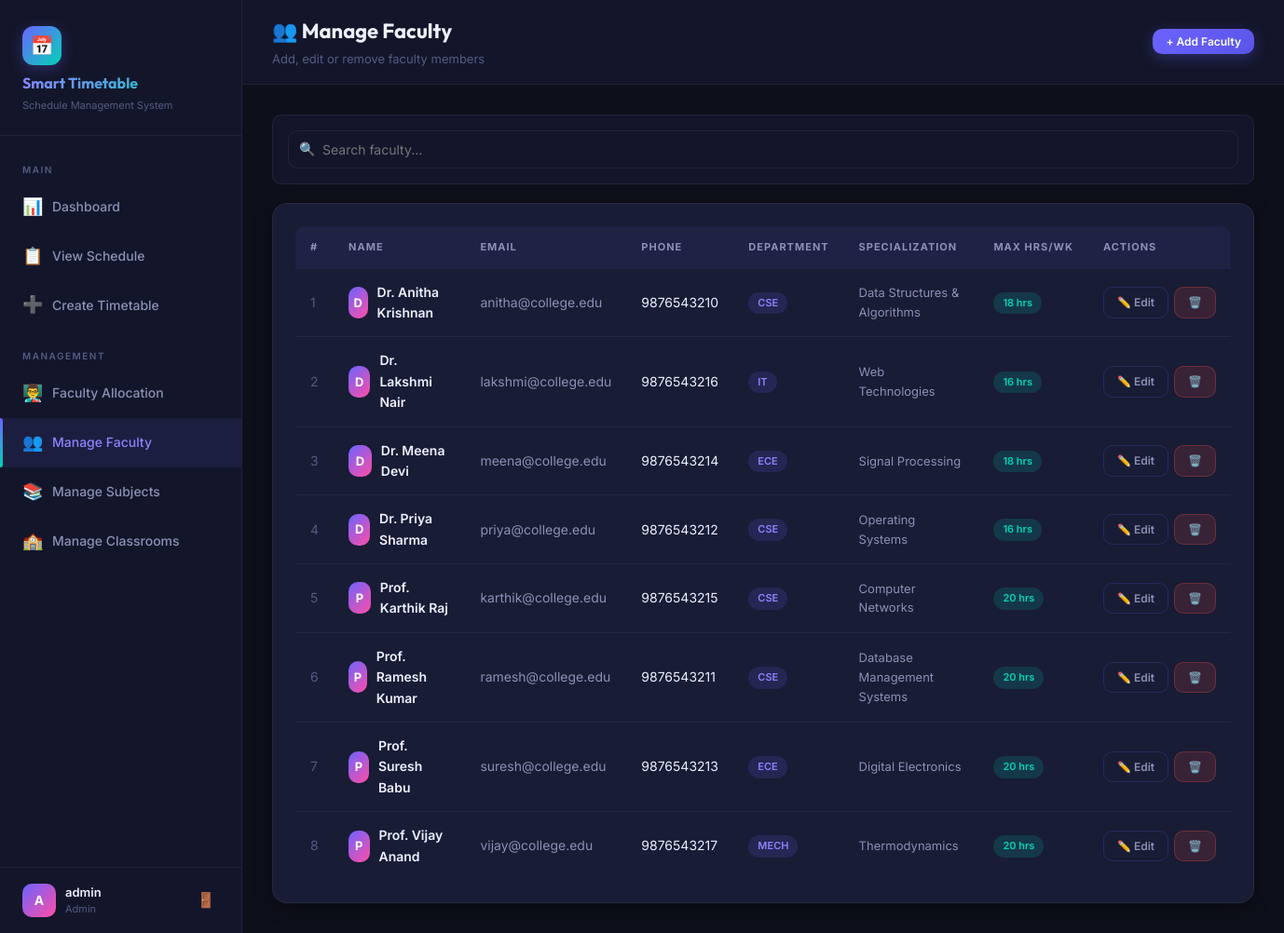
The app's page /manage_faculty.php (signed in) with its own data.
### tables this page shows
CREATE TABLE IF NOT EXISTS faculty (
    id INT AUTO_INCREMENT PRIMARY KEY,
    name VARCHAR(100) NOT NULL,
    email VARCHAR(100) UNIQUE NOT NULL,
    phone VARCHAR(20),
    department_id INT,
    specialization VARCHAR(150),
    max_hours_per_week INT DEFAULT 20,
    created_at TIMESTAMP DEFAULT CURRENT_TIMESTAMP,
    FOREIGN KEY (department_id) REFERENCES departments(id) ON DELETE SET NULL
);

CREATE TABLE IF NOT EXISTS departments (
    id INT AUTO_INCREMENT PRIMARY KEY,
    name VARCHAR(100) NOT NULL,
    code VARCHAR(20) NOT NULL UNIQUE,
    created_at TIMESTAMP DEFAULT CURRENT_TIMESTAMP
);

### manage_faculty.php (the view, shortened to what this page needs)
<?php
require_once 'db.php';
$faculty_list = $conn->query("
    SELECT f.*, d.name as dept_name, d.code as dept_code
    FROM faculty f LEFT JOIN departments d ON d.id=f.department_id
    ORDER BY f.name
")->fetch_all(MYSQLI_ASSOC);
?>
<!DOCTYPE html>
<html lang="en">
<head>
  <link rel="stylesheet" href="css/style.css">
</head>
<body>
<div class="app-layout">
  <?php include 'includes/sidebar.php'; ?>
  <div class="main-content">
    <div class="topbar">
      <div>
        <div class="topbar-title">👥 Manage Faculty</div>
        <div class="topbar-subtitle">Add, edit or remove faculty members</div>
      </div>
      <div class="topbar-actions">
        <button onclick="openModal('facultyModal')" class="btn btn-primary btn-sm">+ Add Faculty</button>
      </div>
    </div>
    <div class="page-content">
      <div class="filter-bar">
        <div class="search-input-wrap">
          <span class="search-icon">🔍</span>
          <input type="text" id="table-search" class="form-control search-input" placeholder="Search faculty...">
        </div>
      </div>
      <div class="card">
        <div class="table-wrapper">
          <table class="data-table">
            <thead>
              <tr><th>#</th><th>Name</th><th>Email</th><th>Phone</th><th>Department</th><th>Specialization</th><th>Max Hrs/Wk</th><th>Actions</th></tr>
            </thead>
            <tbody>
              <?php if (empty($faculty_list)): ?>
              <tr><td colspan="8"><div class="empty-state"><div class="empty-icon">👥</div><h3>No faculty added yet</h3></div></td></tr>
              <?php else: ?>
              <?php foreach ($faculty_list as $i => $f): ?>
              <tr>
                <td style="color:var(--text-muted)"><?= $i+1 ?></td>
                <td>
                  <div style="display:flex;align-items:center;gap:10px">
                    <div style="width:34px;height:34px;border-radius:10px;background:linear-gradient(135deg,var(--accent),var(--pink));display:flex;align-items:center;justify-content:center;font-weight:700;color:white;font-size:13px">
                      <?= strtoupper(substr($f['name'],0,1)) ?>
                    </div>
                    <span style="font-weight:600"><?= htmlspecialchars($f['name']) ?></span>
                  </div>
                </td>
                <td style="color:var(--text-secondary)"><?= htmlspecialchars($f['email']) ?></td>
                <td><?= htmlspecialchars($f['phone'] ?? '—') ?></td>
                <td><span class="badge badge-purple"><?= htmlspecialchars($f['dept_code'] ?? 'N/A') ?></span></td>
                <td style="font-size:13px;color:var(--text-secondary)"><?= htmlspecialchars($f['specialization'] ?? '—') ?></td>
                <td><span class="badge badge-teal"><?= $f['max_hours_per_week'] ?> hrs</span></td>
                <td>
                  <div style="display:flex;gap:6px">
                    <a href="manage_faculty.php?edit=<?=$f['id']?>" class="btn btn-outline btn-sm">✏️ Edit</a>
                    <a href="#" onclick="confirmDelete('manage_faculty.php?delete=<?=$f['id']?>','<?= htmlspecialchars($f['name']) ?>')" class="btn btn-danger btn-sm">🗑️</a>
                  </div>
                </td>
              </tr>
              <?php endforeach; ?>
              <?php endif; ?>
            </tbody>
          </table>
        </div>
      </div>
    </div>
  </div>
</div>
</body>
</html>

### css/style.css (style rules this page uses)
:root { --bg-primary: #0d0f1a; --bg-secondary: #13162a; --bg-card: #181c35; --bg-glass: rgba(255,255,255,0.05); --accent: #6c63ff; --accent-light: #8b84ff; --accent-glow: rgba(108,99,255,0.3); --teal: #00d4b8; --teal-glow: rgba(0,212,184,0.2); --orange: #ff6b35; --pink: #ff4da6; --green: #2ecc71; --red: #e74c3c; --yellow: #f39c12; --text-primary: #eef0ff; --text-secondary: #8b90b5; --text-muted: #555a82; --border: rgba(108,99,255,0.2); --border-light: rgba(255,255,255,0.06); --shadow: 0 8px 32px rgba(0,0,0,0.4); --shadow-card: 0 4px 20px rgba(0,0,0,0.3); --radius: 16px; --radius-sm: 10px; --sidebar-w: 260px; --transition: all 0.3s cubic-bezier(0.4,0,0.2,1); }
*, *::before, *::after { box-sizing: border-box; margin: 0; padding: 0; }
html { scroll-behavior: smooth; }
body { font-family: 'Inter', sans-serif; background: var(--bg-primary); color: var(--text-primary); min-height: 100vh; line-height: 1.6; }
a { text-decoration: none; color: inherit; }
button, input, select, textarea { font-family: inherit; }
.app-layout { display: flex; min-height: 100vh; }
.main-content { margin-left: var(--sidebar-w); flex: 1; display: flex; flex-direction: column; min-height: 100vh; }
.topbar { background: var(--bg-secondary); border-bottom: 1px solid var(--border-light); padding: 16px 32px; display: flex; align-items: center; justify-content: space-between; position: sticky; top: 0; z-index: 50; backdrop-filter: blur(10px); }
.topbar-title { font-size: 22px; font-weight: 700; font-family: 'Outfit', sans-serif; color: var(--text-primary); }
.topbar-subtitle { font-size: 13px; color: var(--text-muted); margin-top: 2px; }
.topbar-actions { display: flex; align-items: center; gap: 12px; }
.page-content { padding: 32px; flex: 1; }
.card { background: var(--bg-card); border: 1px solid var(--border-light); border-radius: var(--radius); padding: 24px; box-shadow: var(--shadow-card); transition: var(--transition); }
.btn { display: inline-flex; align-items: center; gap: 8px; padding: 10px 20px; border-radius: var(--radius-sm); font-size: 14px; font-weight: 600; cursor: pointer; border: none; transition: var(--transition); white-space: nowrap; }
.btn-primary { background: linear-gradient(135deg, var(--accent), #5a54e8); color: white; box-shadow: 0 4px 15px var(--accent-glow); }
.btn-outline { background: transparent; border: 1px solid var(--border); color: var(--text-secondary); }
.btn-danger { background: rgba(231,76,60,0.15); color: var(--red); border: 1px solid rgba(231,76,60,0.3); }
.btn-sm { padding: 6px 14px; font-size: 12px; }
.form-control { background: var(--bg-secondary); border: 1px solid var(--border-light); border-radius: var(--radius-sm); padding: 11px 14px; color: var(--text-primary); font-size: 14px; transition: var(--transition); outline: none; width: 100%; }
.table-wrapper { overflow-x: auto; border-radius: var(--radius-sm); }
.data-table { width: 100%; border-collapse: collapse; }
.data-table th { background: rgba(108,99,255,0.08); color: var(--text-secondary); font-size: 11px; font-weight: 700; text-transform: uppercase; letter-spacing: 1px; padding: 14px 16px; text-align: left; white-space: nowrap; }
.data-table td { padding: 14px 16px; border-bottom: 1px solid var(--border-light); font-size: 14px; color: var(--text-primary); }
.data-table tr:last-child td { border-bottom: none; }
.data-table tbody tr { transition: var(--transition); }
.badge { display: inline-flex; align-items: center; padding: 3px 10px; border-radius: 20px; font-size: 11px; font-weight: 600; }
.badge-purple { background: rgba(108,99,255,0.15); color: var(--accent-light); }
.badge-teal { background: rgba(0,212,184,0.15); color: var(--teal); }
.filter-bar { display: flex; align-items: center; gap: 12px; flex-wrap: wrap; padding: 16px; background: var(--bg-secondary); border-radius: var(--radius-sm); border: 1px solid var(--border-light); margin-bottom: 20px; }
.search-input-wrap { flex: 1; min-width: 200px; position: relative; }
.search-icon { position: absolute; left: 12px; top: 50%; transform: translateY(-50%); color: var(--text-muted); font-size: 14px; }
.search-input { padding-left: 36px !important; }

### records on screen
faculty: name "D", name "Dr. Anitha Krishnan", email "anitha@college.edu", phone "9876543210", department.code "CSE", specialization "Data Structures & Algorithms", max_hours_per_week "18"
faculty: name "D", name "Dr. Lakshmi Nair", email "lakshmi@college.edu", phone "9876543216", department.code "IT", specialization "Web Technologies", max_hours_per_week "16"
faculty: name "D", name "Dr. Meena Devi", email "meena@college.edu", phone "9876543214", department.code "ECE", specialization "Signal Processing", max_hours_per_week "18"
faculty: name "D", name "Dr. Priya Sharma", email "priya@college.edu", phone "9876543212", department.code "CSE", specialization "Operating Systems", max_hours_per_week "16"
faculty: name "P", name "Prof. Karthik Raj", email "karthik@college.edu", phone "9876543215", department.code "CSE", specialization "Computer Networks", max_hours_per_week "20"
faculty: name "P", name "Prof. Ramesh Kumar", email "ramesh@college.edu", phone "9876543211", department.code "CSE", specialization "Database Management Systems", max_hours_per_week "20"
faculty: name "P", name "Prof. Suresh Babu", email "suresh@college.edu", phone "9876543213", department.code "ECE", specialization "Digital Electronics", max_hours_per_week "20"
faculty: name "P", name "Prof. Vijay Anand", email "vijay@college.edu", phone "9876543217", department.code "MECH", specialization "Thermodynamics", max_hours_per_week "20"

### other values on screen
substr($_SESSION['username'] ?? 'A', 0, 1) "A"
$_SESSION['username'] "admin"
$_SESSION['role'] "Admin"
